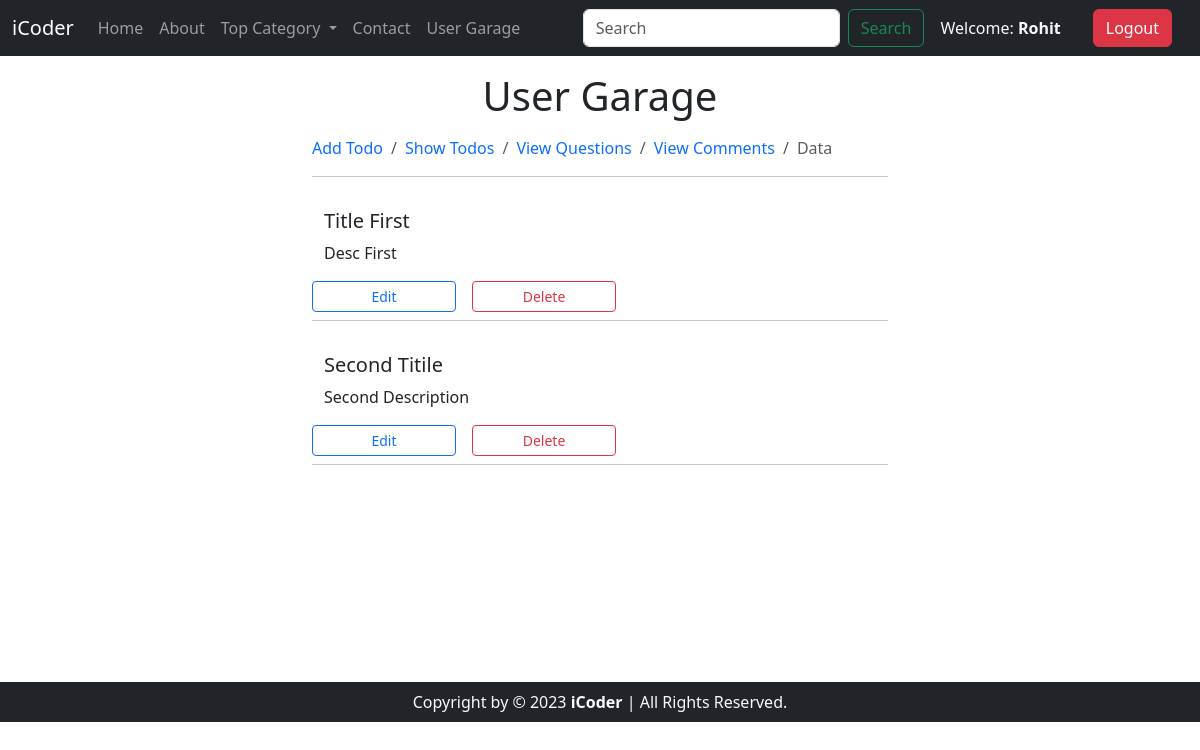
/user_garage/show_todo.php (signed in), run on the app's committed database.
### tables this page shows
CREATE TABLE `todos` (
  `todo_id` int(8) NOT NULL,
  `todo_name` varchar(255) NOT NULL,
  `todo_desc` text NOT NULL,
  `todo_user` int(8) NOT NULL,
  `timestamp` datetime NOT NULL DEFAULT current_timestamp()
);

### user_garage/show_todo.php (the view, shortened to what this page needs)
<!doctype html>
<html lang="en">
<head>
    <link href="https://cdn.jsdelivr.net/npm/bootstrap@5.3.0-alpha3/dist/css/bootstrap.min.css" rel="stylesheet"
>
</head>
<body>
    <?php require '../partials/_dbconnect.php'; ?>
    <?php require '../partials/_navbar.php'; ?>
    <div class="container w-50" style="height: 610px">
        <h1 class="text-center my-3">User Garage</h1>
        <nav aria-label="breadcrumb">
            <ol class="breadcrumb">
                <li class="breadcrumb-item"><a href="add_todo.php" class="text-decoration-none">Add Todo</a></li>
                <li class="breadcrumb-item"><a href="#" class="text-decoration-none">Show Todos</a></li>
                <li class="breadcrumb-item"><a href="show_questions.php" class="text-decoration-none">View Questions</a></li>
                <li class="breadcrumb-item"><a href="show_comments.php" class="text-decoration-none">View Comments</a></li>
                <li class="breadcrumb-item active" aria-current="page" class="text-decoration-none">Data</li>
            </ol>
        </nav>
        <hr>
        <div class="container overflow-y-auto h-75">
            <?php
            $sno = $_SESSION["user_id"];
            $sql = "SELECT * FROM `todos` where todo_user = $sno";
            $result = mysqli_query($conn, $sql);
            $numrow = mysqli_num_rows($result);
            if($numrow == 0){
                echo '<div class="container my-5">
                <div class="p-5 text-center bg-body-tertiary rounded-3">
                  <h1 class="text-body-emphasis">No Todo here</h1>
                  <p class="col-lg-8 mx-auto fs-5 text-muted">Add Your Todos</p>
                </div>
              </div>';
            }
            else{
            if($result){
                while($row = mysqli_fetch_assoc($result)){
                    $todo_id = $row['todo_id'];
                    $todo_name = $row['todo_name'];
                    $todo_desc = $row['todo_desc'];
                    echo'<div class="row my-3">
                    <h5>'.$todo_name.'</h5>
                    <p>'.$todo_desc.'</p>
                    <a href="update_todo.php?todoid='.$todo_id.'" class="btn btn-sm btn-outline-primary mb-2 w-25">Edit</a>
                    <button type="button" class=" mx-3 mb-2 btn w-25 btn-sm btn-outline-danger d-inline">Delete</button>
                    <hr>
                </div>';
                }
            }
        }
        ?>
        </div>
    </div>
    <?php require '../partials/_footer.php'; ?>
</body>
</html>

### data on the page
todos: todo_name "Title First", todo_desc "Desc First"
todos: todo_name "Second Titile", todo_desc "Second Description"

### other printed values
$_SESSION['username'] "Rohit"
